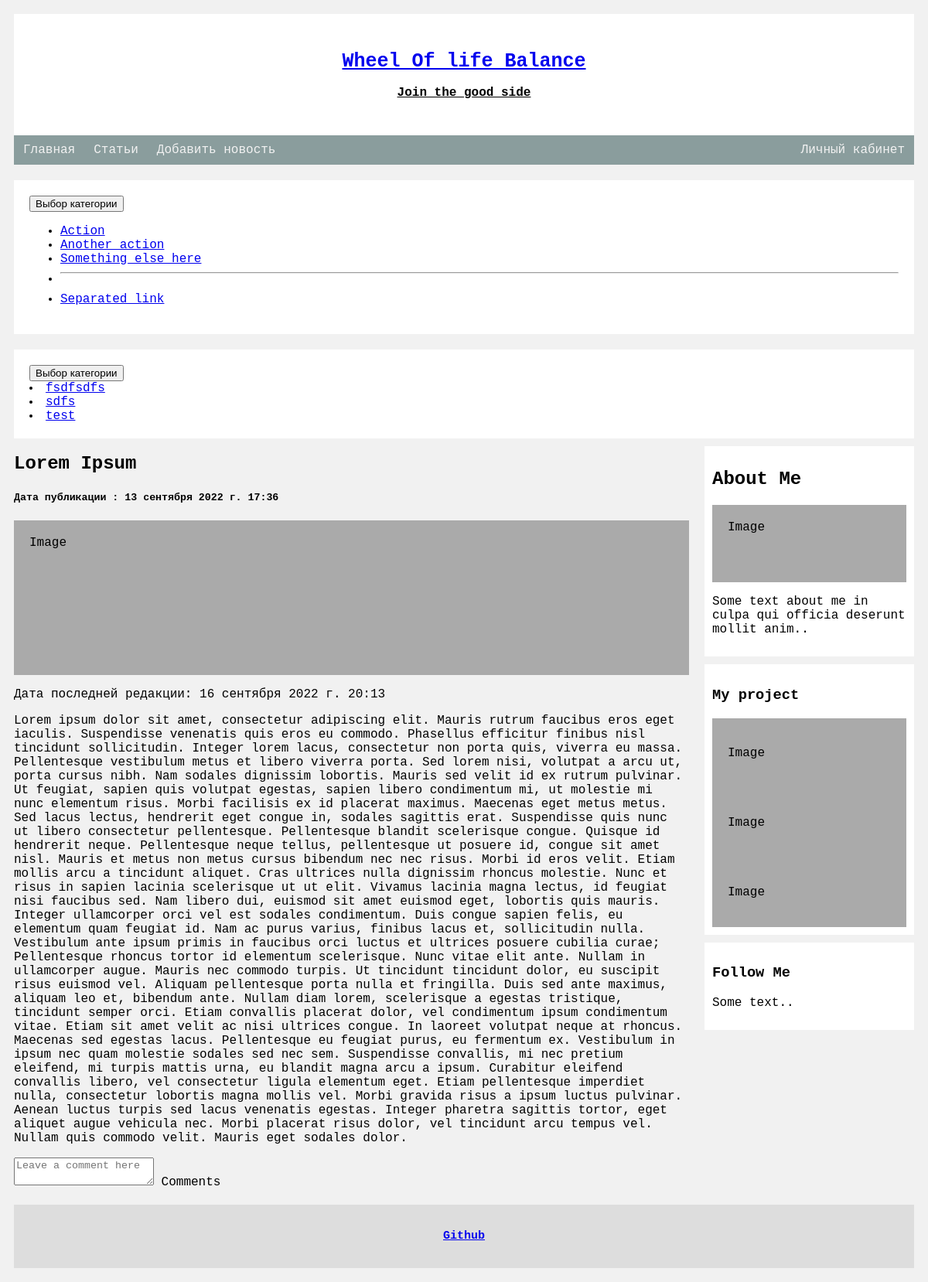
The app's page /article/1/ with its own data.
### articles/models.py (models this page shows, shortened)
class Category(models.Model):
    title = models.CharField(max_length=70, db_index=True, verbose_name='Наименование категории')
    class Meta:
        verbose_name = 'Категория'
        verbose_name_plural = 'Категории'
        ordering = ['title']

class Article(models.Model):
    article_title = models.CharField(verbose_name='Название статьи', max_length=200)
    article_text = models.TextField( blank=True, verbose_name='Текст статьи')
    pub_date = models.DateTimeField(auto_now_add=True, verbose_name='Дата публикации')
    redact_date = models.DateTimeField(auto_now=True, verbose_name="Отредактировано")
    photo = models.ImageField(upload_to='photo/%Y/%m/%d/', verbose_name="Фото", blank=True)
    is_published = models.BooleanField(default=True, verbose_name="Опубликовано")
    category = models.ForeignKey("Category", on_delete=models.PROTECT, null=True, verbose_name="Категории")
    class Meta:
        verbose_name = 'Статья'
        verbose_name_plural = "Статьи"

### articles/views.py (the view)
# urls.py: path('article/<int:pk>/', ViewArticle.as_view(), name='article'),
class ViewArticle(DetailView):
    model = Article
    template_name = 'articles/artncomm.html'

### articles/templatetags/article_tags.py (called while the page is built)
@register.simple_tag(name='get_list_categories')
def get_list_categories():
    return Category.objects.all()

### articles/templates/articles/artncomm.html (shortened to what this page needs)
{% extends 'base.html' %}
{% block content %}
        {% load article_tags %}
        <div class="card">
            <h2>{{article.article_title}}</h2>
            <h5>Дата публикации : {{article.pub_date}}</h5>
            <div class="fakeimg" style="height:200px;">Image</div>
            <p>Дата последней редакции: {{article.redact_date}}</p>
            <p>{{article.article_text}}</p>
        </div>
        <div class="form-floating">
            <textarea class="form-control" placeholder="Leave a comment here" id="floatingTextarea"></textarea>
            <label for="floatingTextarea">Comments</label>
        </div>
    {% endblock %}

### templates/include/_sidebar.html (shortened to what this page needs)
<div class="col-md-4">
    {% load article_tags %}
    {% get_list_categories as categories %}
<div class="dropdown">
  <button class="btn btn-secondary dropdown-toggle" type="button" data-bs-toggle="dropdown" aria-expanded="false">
    Выбор категории
  </button>
  <ul class="dropdown-menu dropdown-menu-dark">
    <li><a class="dropdown-item active" href="#">Action</a></li>
    <li><a class="dropdown-item" href="#">Another action</a></li>
    <li><a class="dropdown-item" href="#">Something else here</a></li>
    <li><hr class="dropdown-divider"></li>
    <li><a class="dropdown-item" href="#">Separated link</a></li>
  </ul>
</div>
    <div class="dropdown">
        <button class="btn btn-secondary dropdown-toggle" type="button" data-bs-toggle="dropdown" aria-expanded="false">
            Выбор категории
        </button>
        {% for category in categories %}
            <li><a class="dropdown-item" href="{% url 'categories' category.id %}">{{ category.title }}</a></li>
        {% endfor %}
    </div>
</div>

### articles/static/css/style.css (style rules this page uses)
body { background-color: #6c757d; }
* { box-sizing: border-box; }
body { font-family: Menlo, monospace; padding: 10px; background: #f1f1f1; }
.dropdown { background-color: white; padding: 20px; margin-top: 20px }
.fakeimg { background-color: #aaa; width: 100%; padding: 20px; }

### records on screen
Category: title "fsdfsdfs"
Category: title "sdfs"
Category: title "test"
Article: article_title "Lorem Ipsum", pub_date "13 сентября 2022 г. 17:36", redact_date "16 сентября 2022 г. 20:13", article_text "Lorem ipsum dolor sit amet, consectetur adipiscing elit. Mauris rutrum faucibus eros eget iaculis. Suspendisse venenatis quis eros eu commodo. Phasellus efficitur finibus nisl tincidunt sollicitudin. Integer lorem lacus, consectetur non porta quis, viverra eu massa. Pellentesque vestibulum metus et libero viverra porta. Sed lorem nisi, volutpat a arcu ut, porta cursus nibh. Nam sodales dignissim lobortis. Mauris sed velit id ex rutrum pulvinar. Ut feugiat, sapien quis volutpat egestas, sapien libero condimentum mi, ut molestie mi nunc elementum risus. Morbi facilisis ex id placerat maximus. Maecenas eget metus metus. Sed lacus lectus, hendrerit eget congue in, sodales sagittis erat.…"
